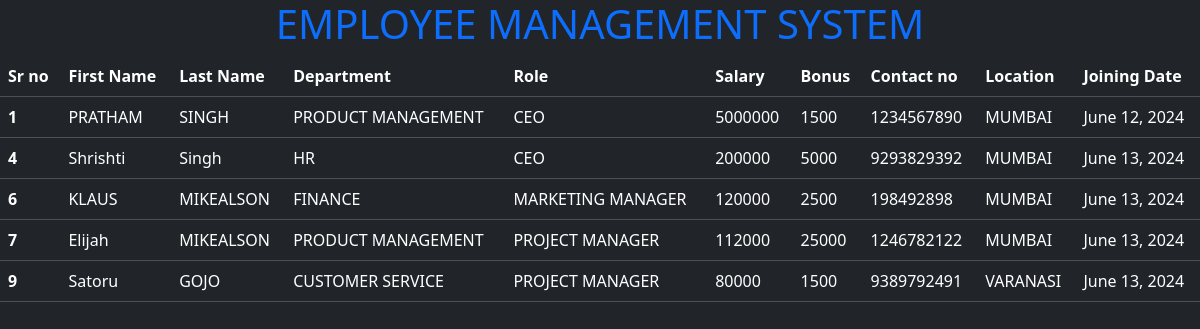
Page /all/ on the committed database.
### Employee/models.py (models this page shows, shortened)
class Employee(models.Model):
    first_name=models.CharField(max_length=100,null=False)
    last_name=models.CharField(max_length=100,null=False)
    dept=models.ForeignKey(Department,on_delete=models.CASCADE)
    salary=models.IntegerField(default=0)
    bonus=models.IntegerField(default=0)
    role=models.ForeignKey(Role,on_delete=models.CASCADE)
    phone=models.IntegerField(default=0)
    hire_date=models.DateField()

class Department(models.Model):
    name=models.CharField(max_length=100,null=False)
    location=models.CharField(max_length=100)

class Role(models.Model):
    name=models.CharField(max_length=100,null=False)

### Employee/views.py (the view)
# urls.py: path('all/',views.all,name="all"),
def all(request):
    emps=Employee.objects.all()
    context={
        'emps':emps
    }
    return render(request,'all.html',context)

### Employee/templates/all.html (shortened to what this page needs)
<!doctype html>
<html lang="en">
  <head>
    <link href="https://cdn.jsdelivr.net/npm/bootstrap@5.3.3/dist/css/bootstrap.min.css" rel="stylesheet">
  </head>
  <body class="bg-dark">
    <center><h1 class="text-primary">EMPLOYEE MANAGEMENT SYSTEM</h1><center>
        <table class="table table-dark table-hover">
            <thead>
              <tr>
                <th scope="col">Sr no</th>
                <th scope="col">First Name</th>
                <th scope="col">Last Name</th>
                <th scope="col">Department</th>
                <th scope="col">Role</th>
                <th scope="col">Salary</th>
                <th scope="col">Bonus</th>
                <th scope="col">Contact no</th>
                <th scope="col">Location</th>
                <th scope="col">Joining Date</th>
              </tr>
            </thead>
            <tbody>
                {% for emp in emps %}
              <tr>
                <th scope="row">{{emp.id}}</th>
                <td>{{emp.first_name}}</td>
                <td>{{emp.last_name}}</td>
                <td>{{emp.dept.name}}</td>
                <td>{{emp.role.name}}</td>
                <td>{{emp.salary}}</td>
                <td>{{emp.bonus}}</td>
                <td>{{emp.phone}}</td>
                <td>{{emp.dept.location}}</td>
                <td>{{emp.hire_date}}</td>
              </tr>
              {% endfor %}
            </tbody>
          </table>
  </body>
</html>

### rows in the picture
Employee: id "1", first_name "PRATHAM", last_name "SINGH", dept.name "PRODUCT MANAGEMENT", role.name "CEO", salary "5000000", bonus "1500", phone "1234567890", dept.location "MUMBAI", hire_date "June 12, 2024"
Employee: id "4", first_name "Shrishti", last_name "Singh", dept.name "HR", role.name "CEO", salary "200000", bonus "5000", phone "9293829392", dept.location "MUMBAI", hire_date "June 13, 2024"
Employee: id "6", first_name "KLAUS", last_name "MIKEALSON", dept.name "FINANCE", role.name "MARKETING MANAGER", salary "120000", bonus "2500", phone "198492898", dept.location "MUMBAI", hire_date "June 13, 2024"
Employee: id "7", first_name "Elijah", last_name "MIKEALSON", dept.name "PRODUCT MANAGEMENT", role.name "PROJECT MANAGER", salary "112000", bonus "25000", phone "1246782122", dept.location "MUMBAI", hire_date "June 13, 2024"
Employee: id "9", first_name "Satoru", last_name "GOJO", dept.name "CUSTOMER SERVICE", role.name "PROJECT MANAGER", salary "80000", bonus "1500", phone "9389792491", dept.location "VARANASI", hire_date "June 13, 2024"
